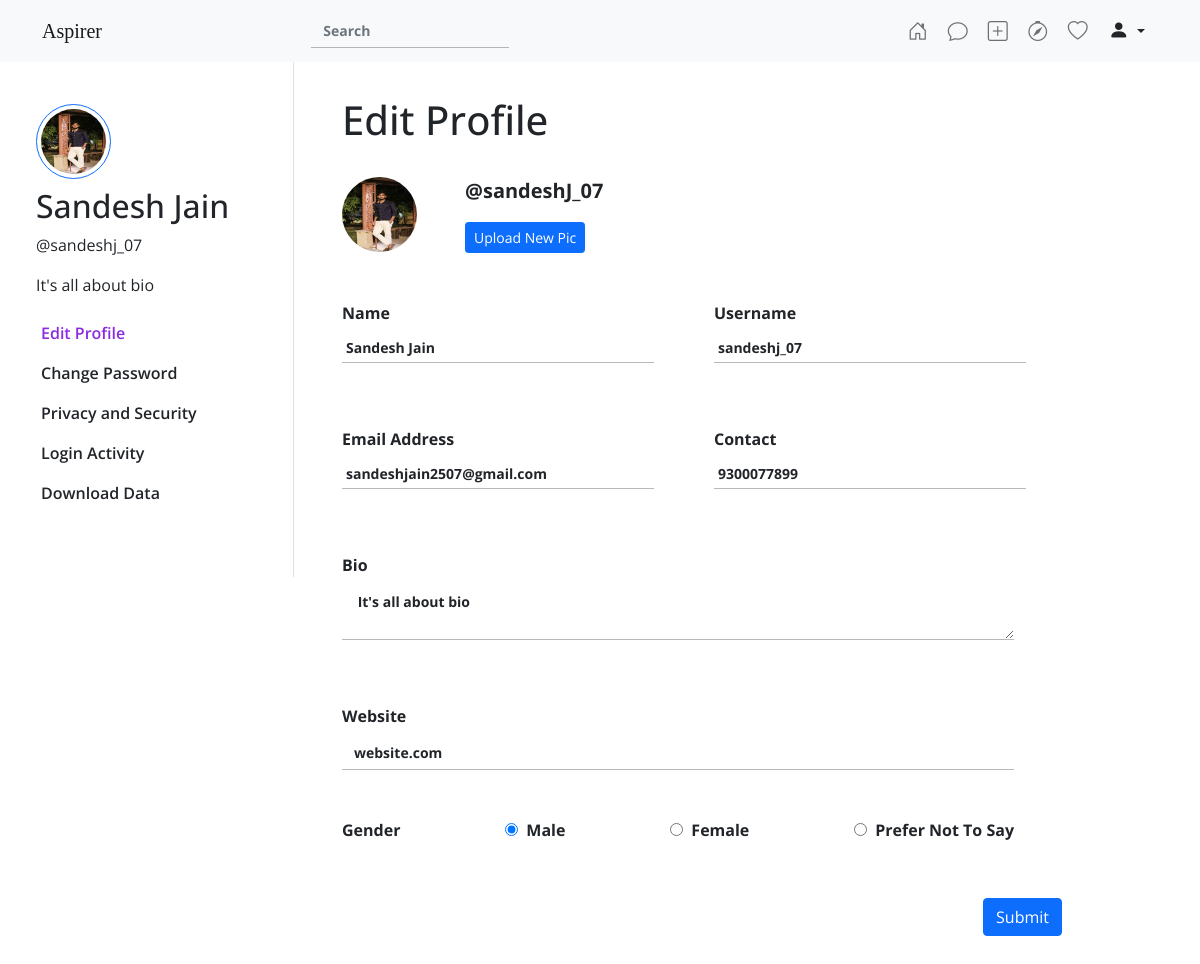
The app's page /editProfile/ (signed in) with its own data.
### front/models.py (models this page shows, shortened)
class Profile(models.Model):
    gender_chocies = (
        ('M',"Male"),
        ("F","Female"),
        ("N","Prefer Not To Say")
    )
    user = models.OneToOneField(User,on_delete=models.CASCADE)
    username = models.CharField(null=False, default = " ", max_length = 20)
    ProfileImg = models.ImageField(null=True,upload_to="images/profile_pic/",default="media/images/profile_pic/default.png")
    contact = models.CharField(max_length = 10)
    Email = models.EmailField(null=False)
    address = models.CharField(null = False, max_length = 50,blank = True)
    website = models.CharField(null=True,blank=True, max_length=30, default="")
    gender = models.CharField(max_length=1,choices = gender_chocies, default = "N")
    pvt_acc = models.BooleanField(default=False)
    activity_status = models.BooleanField(null=False, default = False)
    story_share = models.BooleanField(null=False, default = False)
    close_friends = ListCharField(
        base_field=models.CharField(max_length=10),
        size=6,
        max_length=(6 * 11),  # 6 * 10 character nominals, plus commas
        default = [ ],
        null = True,
        blank = True
    )
    hide_story = ListCharField(
        base_field=models.CharField(max_length=10),
        size=6,
        max_length=(6 * 11),  # 6 * 10 character nominals, plus commas
        default = [ ],
        null = True,
        blank = True
    )
    blocked_users = ListCharField(
        base_field=models.CharField(max_length=10),
        size=6,
        max_length=(6 * 11),  # 6 * 10 character nominals, plus commas
        default = [ ],
        null = True,
        blank = True
    )
    restricted_users = ListCharField(
        base_field=models.CharField(max_length=10),
        size=6,
        max_length=(6 * 11),  # 6 * 10 character nominals, plus commas
        default = [ ],
        null = True,
        blank = True
    )
    followers =  ListCharField(
        base_field=models.CharField(max_length=10),
        size=6,
        max_length=(6 * 11),  # 6 * 10 character nominals, plus commas
        default = [ ],
        null = True,
        blank = True
    )
    following =  ListCharField(
        base_field=models.CharField(max_length=10),
        size=6,
        max_length=(6 * 11),  # 6 * 10 character nominals, plus commas
        default = [ ] ,
        null = True,
        blank = True
    )
    saved =  ListCharField(
        base_field=models.CharField(max_length=10),
        size=6,
        max_length=(6 * 11),  # 6 * 10 character nominals, plus commas
        default = [ ],
        null = True,
        blank = True
    )
    follow_request =  ListCharField(
        base_field=models.CharField(max_length=10),
        size=6,
        max_length=(6 * 11),  # 6 * 10 character nominals, plus commas
        default = [ ],
        null = True,
        blank = True
    )
    bio = models.CharField(max_length = 100,default=" ", blank=True)

### front/views.py (the view, shortened to what this page needs)
# urls.py: path("editProfile/",EditProfile, name="EditProfile"),
@login_required(login_url='/login/')
def EditProfile(request):
    CUser = request.user
    CProfile = Profile.objects.get(user = request.user)
    gender =  [
        {"a":'M',"b":"Male"},
        {"a":"F","b":"Female"},
        {"a":"N","b":"Prefer Not To Say"}
    ]
    imgurl = CProfile.ProfileImg.path
    dic = {"active":"profile", "CProfile":CProfile, "gender":gender, "act": "EditProfile","title":"Edit Profile"}
    return render(request,'editprofile.html',dic)

### front/preprocessors.py (called while the page is built)
def follow_requests(request):
    if(request.user.is_authenticated):
        Request_Users = []
        CUser = Profile.objects.filter(user = request.user)[0]
        for i in CUser.follow_request:
            user = User.objects.filter(id = i)[0]
            P = Profile.objects.filter(user = user)[0]
            Request_Users.append({"P":P,"U":user})
        return {
            "Requests": CUser.follow_request,
            "Request_Users": Request_Users,
            "footer": True,
            "navbar" : True,
        }
    return {"Requests": [], "footer":True, "navbar":True}

### templates/editprofile.html (shortened to what this page needs)
{% extends 'base.html' %}
{% load static %}
{% block links %}
    <link rel="stylesheet" href="{% static 'css/profile.css' %}">
{% endblock %}
{% block content %}
    <div class="row py-5">
        <div class="col-lg-3 h-100 px-5 py-5 border-end ">
            <a href="{% url 'Aspirer:Profile' request.user.username %}">
                <img src="{{CProfile.ProfileImg.url}}" alt="avatar" class="rounded-circle border border-primary p-1 d-block pe-pointer my-2" width="75px">
            </a>
                <h2>{{request.user.first_name}} {{request.user.last_name}} </h2>
                <p>@{{request.user.username}}</p>
                <p>{{CProfile.bio}}</p>
                <ul type="none" class="sidenav-list">
                    <li data-id="editProfile" data-name="Edit Profile" {% if act == "EditProfile" %} class="active" {% endif %}>Edit Profile</li>
                    <li data-id="changePassword" data-name="Change Password"  {% if act == "ChangePassword" %} class="active" {% endif %}>Change Password</li>
                    <li data-id="privacy" data-name="Privacy and Security" {% if act == "PrivacyAndSecurity" %} class="active" {% endif %}>Privacy and Security</li>
                    <li data-id="loginActivity" data-name="Login Activity" {% if act == "LoginActivity" %} class="active" {% endif %} >Login Activity</li>
                    <li data-id="downloadData" data-name="Download Data" {% if act == "DownloadData" %} class="active" {% endif %}>Download Data</li>
                </ul>
        </div>
        <div class="col-lg-8 h-100 py-5 px-5 sections {% if act != "EditProfile" %} d-none {% endif %}" id="editProfile">
            <h1>Edit Profile</h1>
            <br/>
            <div class="d-flex align-items-center" >
                <img src="{{CProfile.ProfileImg.url}}" class="rounded-circle" width="75px" id="previewImageFie" />
                <div class="mx-5">
                    <p class="fw-bold fs-5">@sandeshJ_07</p>
                    <form method="post" action="" id="ProfileImgForm" enctype="multipart/form-data">
                        <label for="newProfileImg">
                            <p class="my-0 btn btn-primary btn-sm" type="button">Upload New Pic </p>
                        </label>
                    </form>
                </div>
            </div>
            <form method="post" class="my-5 fw-bold" id="profileForm" action="{% url 'Aspirer:EditProfile' %}">
                <div class="row">
                    <div class="mb-3 col-md-6 pe-5">
                        <label for="fullname" class="form-label">Name</label>
                        <input type="text" class="form-control p-1" id="name" name="name" placeholder="" value="{{request.user.first_name}} {{request.user.last_name}} " required>
                    </div>
                    <div class="mb-3 col-md-6 pe-5">
                        <label for="email" class="form-label">Username</label>
                        <input type="text" class="form-control p-1" id="username" name="username" placeholder="" value="{{CProfile.username}}"  required>
                    </div>
                </div>
                <div class="row my-5">
                    <div class="mb-3 col-md-6 pe-5">
                        <label for="email" class="form-label">Email Address</label>
                        <input type="email" class="form-control p-1" name="email" id="email" placeholder="" value="{{CProfile.Email}}" required>
                    </div>
                    <div class="mb-3 col-md-6 pe-5">
                        <label for="contact" class="form-label">Contact</label>
                        <input type="text" class="form-control p-1" name="contact" id="contact" value="{{CProfile.contact}}" placeholder="" >
                    </div>
                </div>
                <div class="mb-3 pe-5">
                    <label for="bio" class="form-label">Bio</label>
                    <textarea class="form-control fw-bold" id="bio" name="bio" rows=2> {{CProfile.bio}} </textarea>
                </div>
                <div class="pt-5 pe-5">
                    <label for="Website" class="form-label">Website</label>
                    <input type="text" name="website" id="website" class="form-control" value={{CProfile.website}} >
                </div>
                <div class="py-5 pe-5 d-flex  justify-content-between">
                    <label for="gender" class="form-label">Gender</label>
                    {% for g in gender %}
                    <div><input type="radio" name="gender" class="mx-2" id="{{g.a}}" value="{{g.a}}" {% if CProfile.gender == g.a %} checked {% endif %}><label for="{{g.a}}">{{g.b}}</label></div>
                    {% endfor %}
                </div>
                <button class="btn btn-primary btn-md d-block ms-auto" name="editprofileBtn" type="submit">Submit</button>
            </form>
        </div>
    </div>
{% endblock %}

### static/css/base.css (style rules this page uses)
:root { --primary-background : #55acee; }
* { margin:0; padding: 0; font-family: 'Open Sans', sans-serif; }
html, body { overflow-x: hidden; }
a { text-decoration: none; color:black; }
input { font-weight: bold !important; }
.form-control { font-size:14px; border-radius: 0; border:none; border-bottom: 1px solid rgba(0, 0, 0, 0.275); }
.pe-pointer { cursor: pointer; }

### static/css/profile.css (style rules this page uses)
body { max-height:100vh; }
.sidenav-list { padding-left: 0; }
.sidenav-list li { line-height:2.5rem; padding :0; padding-left: 5px; cursor: pointer; font-weight: 600; }
.sidenav-list .active { color: blueviolet; }

### records on screen
Profile: ProfileImg (picture), bio "It's all about bio", username "sandeshj_07", email "sandeshjain2507@gmail.com", contact "9300077899", website "website.com", gender "☑ Male" "☐ Female" "☐ Prefer Not To Say"

### other values on screen
{{ request.user.first_name }} "Sandesh"
{{ request.user.last_name }} "Jain"
{{ request.user.username }} "sandeshj_07"
{{ g.b }} "Male" "Female" "Prefer Not To Say"
